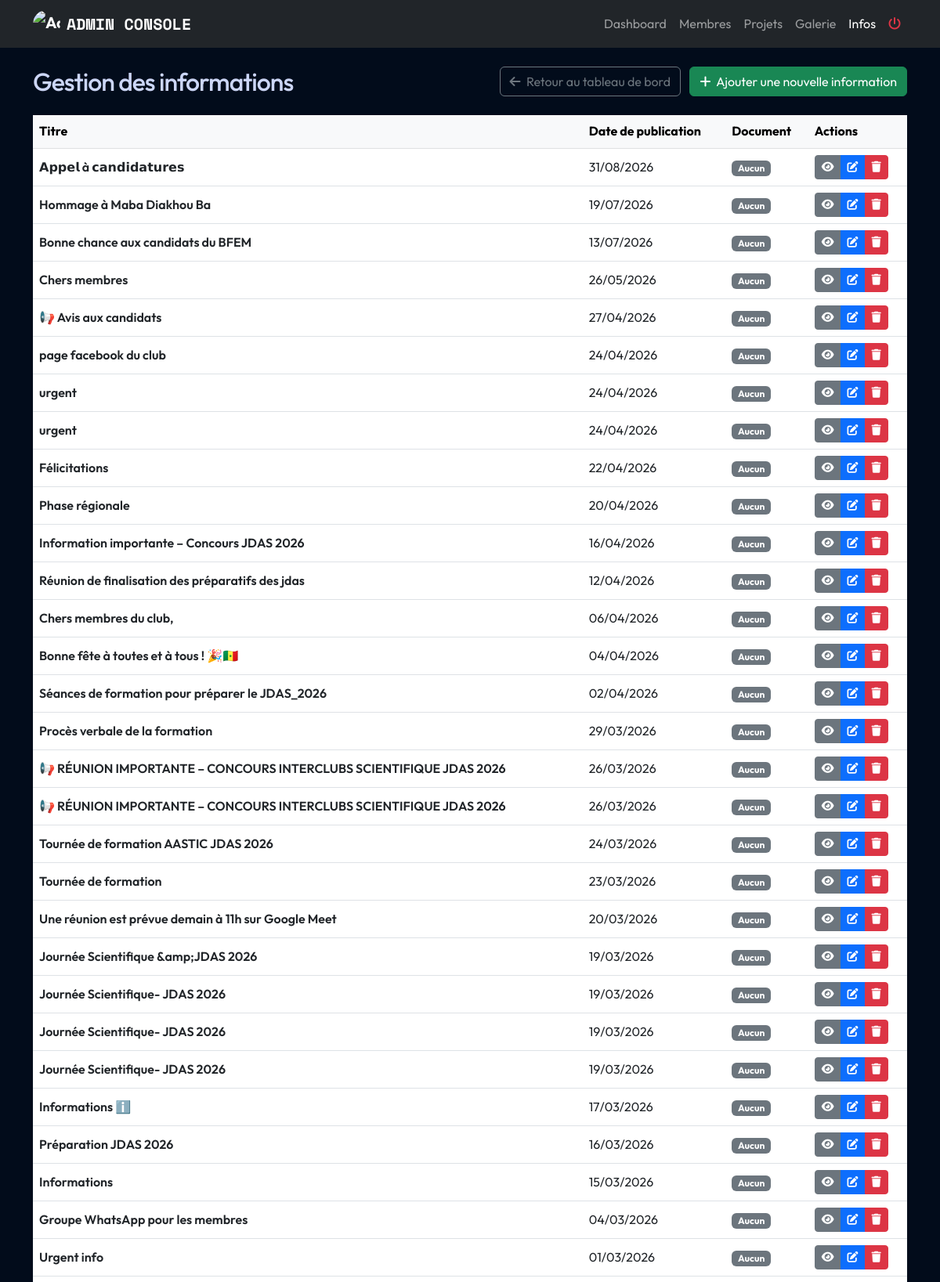
The app's page /admin/gestion-informations.php (signed in, upper part) with its own data.
### tables this page shows
CREATE TABLE `informations` (
  `id` int NOT NULL AUTO_INCREMENT,
  `titre` varchar(100) NOT NULL,
  `contenu` text NOT NULL,
  `image` varchar(255) DEFAULT NULL,
  `document_url` varchar(255) DEFAULT NULL,
  `date_publication` datetime NOT NULL,
  PRIMARY KEY (`id`)
);

### includes/fonctions.php (called while the page is built, shortened)
<?php
function formaterDate($date) {
    $timestamp = strtotime($date);
    return date('d/m/Y', $timestamp);
}
?>

### admin/gestion-informations.php (the view, shortened to what this page needs)
<?php
require_once '../includes/db.php';
require_once '../includes/fonctions.php';
$stmt = $mysqli->query("SELECT * FROM informations ORDER BY date_publication DESC");
$informations = $stmt->fetch_all(MYSQLI_ASSOC);
require_once '../includes/header.php';
?>
<div class="d-flex align-items-center justify-content-between mb-4">
    <h1 class="h2 mb-0">Gestion des informations</h1>
    <div>
        <a href="index.php" class="btn btn-outline-secondary me-2">
            <i class="fas fa-arrow-left me-1"></i> Retour au tableau de bord
        </a>
        <a href="ajouter-information.php" class="btn btn-success">
            <i class="fas fa-plus me-1"></i> Ajouter une nouvelle information
        </a>
    </div>
</div>
<div class="card shadow-sm border-0">
    <div class="card-body p-0">
        <?php if (count($informations) > 0): ?>
        <div class="table-responsive">
            <table class="table table-hover align-middle mb-0">
                <thead class="table-light">
                    <tr>
                        <th>Titre</th>
                        <th>Date de publication</th>
                        <th>Document</th>
                        <th>Actions</th>
                    </tr>
                </thead>
                <tbody>
                    <?php foreach ($informations as $info): ?>
                    <tr>
                        <td class="fw-semibold"><?php echo htmlspecialchars($info['titre']); ?></td>
                        <td><?php echo formaterDate($info['date_publication']); ?></td>
                        <td>
                            <?php if (!empty($info['document_url'])): ?>
                                <a href="<?php echo htmlspecialchars($info['document_url']); ?>" target="_blank" class="btn btn-sm btn-outline-primary">
                                    <i class="fas fa-file-download me-1"></i> Document
                                </a>
                            <?php else: ?>
                                <span class="badge bg-secondary">Aucun</span>
                            <?php endif; ?>
                        </td>
                        <td>
                            <div class="btn-group btn-group-sm">
                                <a href="../informations.php?id=<?php echo $info['id']; ?>" class="btn btn-secondary" target="_blank">
                                    <i class="fas fa-eye"></i>
                                </a>
                                <a href="modifier-information.php?id=<?php echo $info['id']; ?>" class="btn btn-primary">
                                    <i class="fas fa-edit"></i>
                                </a>
                                <a href="gestion-informations.php?action=supprimer&id=<?php echo $info['id']; ?>" class="btn btn-danger btn-delete">
                                    <i class="fas fa-trash"></i>
                                </a>
                            </div>
                        </td>
                    </tr>
                    <?php endforeach; ?>
                </tbody>
            </table>
        </div>
        <?php else: ?>
        <div class="alert alert-info m-3">
            Aucun article d'information n'a été ajouté. Commencez par <a href="ajouter-information.php" class="alert-link">créer votre premier article</a>.
        </div>
        <?php endif; ?>
    </div>
</div>
<?php
require_once '../includes/footer.php';
?>

### css/style.css (style rules this page uses)
:root { --bg-deep: #020c1b; --bg-card: rgba(17, 34, 64, 0.75); --bg-glass: rgba(10, 25, 47, 0.7); --accent-cyan: #64ffda; --accent-blue: #57cbff; --accent-purple: #bd93f9; --font-heading: 'Outfit', sans-serif; --font-mono: 'Space Mono', monospace; --text-primary: #ffffff; --text-secondary: #d1d5db; --glass-border: 1px solid rgba(255, 255, 255, 0.1); --neon-glow: 0 0 10px rgba(100, 255, 218, 0.3); --transition-smooth: all 0.3s cubic-bezier(0.645, 0.045, 0.355, 1); }
body { background-color: var(--bg-deep); color: var(--text-primary); font-family: var(--font-heading); line-height: 1.6; overflow-x: hidden; }
h1, h2, h3, h4, h5, h6 { color: var(--text-primary); font-weight: 700; margin-bottom: 1.5rem; }
h1, .display-txt { font-weight: 800; letter-spacing: -1px; }
a { color: var(--accent-cyan); text-decoration: none; transition: var(--transition-smooth); }

### includes/header.php (style rules this page uses)
body { background-color: #020c1b; color: #ccd6f6; }

### records on screen
informations: titre "𝗔𝗽𝗽𝗲𝗹 à 𝗰𝗮𝗻𝗱𝗶𝗱𝗮𝘁𝘂𝗿𝗲𝘀", date_publication "31/08/2026", document_url "Aucun"
informations: titre "Hommage à Maba Diakhou Ba", date_publication "19/07/2026", document_url "Aucun"
informations: titre "Bonne chance aux candidats du BFEM", date_publication "13/07/2026", document_url "Aucun"
informations: titre "Chers membres", date_publication "26/05/2026", document_url "Aucun"
informations: titre "📢 Avis aux candidats", date_publication "27/04/2026", document_url "Aucun"
informations: titre "page facebook du club", date_publication "24/04/2026", document_url "Aucun"
informations: titre "urgent", date_publication "24/04/2026", document_url "Aucun"
informations: titre "urgent", date_publication "24/04/2026", document_url "Aucun"
informations: titre "Félicitations", date_publication "22/04/2026", document_url "Aucun"
informations: titre "Phase régionale", date_publication "20/04/2026", document_url "Aucun"
informations: titre "Information importante – Concours JDAS 2026", date_publication "16/04/2026", document_url "Aucun"
informations: titre "Réunion de finalisation des préparatifs des jdas", date_publication "12/04/2026", document_url "Aucun"
informations: titre "Chers membres du club,", date_publication "06/04/2026", document_url "Aucun"
informations: titre "Bonne fête à toutes et à tous ! 🎉🇸🇳", date_publication "04/04/2026", document_url "Aucun"
informations: titre "Séances de formation pour préparer le JDAS_2026", date_publication "02/04/2026", document_url "Aucun"
informations: titre "Procès verbale de la formation", date_publication "29/03/2026", document_url "Aucun"
informations: titre "📢 RÉUNION IMPORTANTE – CONCOURS INTERCLUBS SCIENTIFIQUE JDAS 2026", date_publication "26/03/2026", document_url "Aucun"
informations: titre "📢 RÉUNION IMPORTANTE – CONCOURS INTERCLUBS SCIENTIFIQUE JDAS 2026", date_publication "26/03/2026", document_url "Aucun"
informations: titre "Tournée de formation AASTIC JDAS 2026", date_publication "24/03/2026", document_url "Aucun"
informations: titre "Tournée de formation", date_publication "23/03/2026", document_url "Aucun"
informations: titre "Une réunion est prévue demain à 11h sur Google Meet", date_publication "20/03/2026", document_url "Aucun"
informations: titre "Journée Scientifique &amp;JDAS 2026", date_publication "19/03/2026", document_url "Aucun"
informations: titre "Journée Scientifique- JDAS 2026", date_publication "19/03/2026", document_url "Aucun"
informations: titre "Journée Scientifique- JDAS 2026", date_publication "19/03/2026", document_url "Aucun"
informations: titre "Journée Scientifique- JDAS 2026", date_publication "19/03/2026", document_url "Aucun"
informations: titre "Informations ℹ️", date_publication "17/03/2026", document_url "Aucun"
informations: titre "Préparation JDAS 2026", date_publication "16/03/2026", document_url "Aucun"
informations: titre "Informations", date_publication "15/03/2026", document_url "Aucun"
informations: titre "Groupe WhatsApp pour les membres", date_publication "04/03/2026", document_url "Aucun"
informations: titre "Urgent info", date_publication "01/03/2026", document_url "Aucun"
